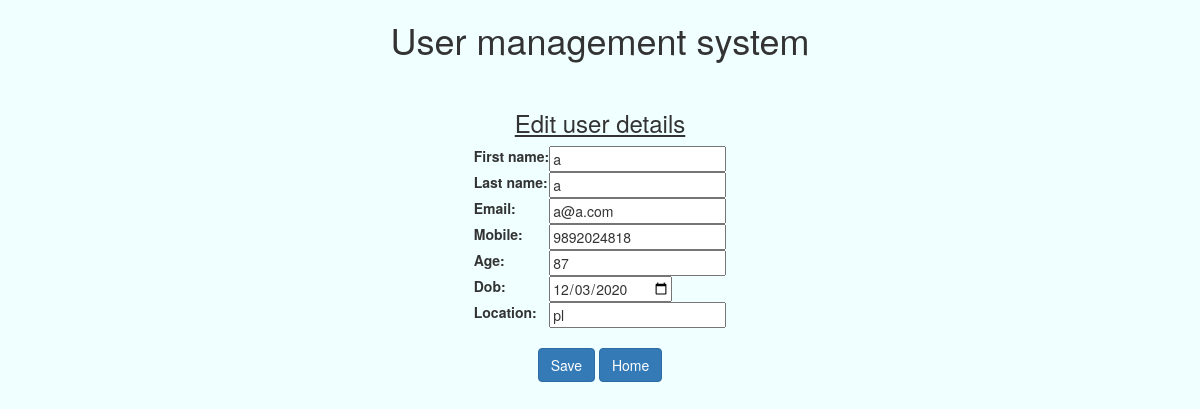
The page /user_edit/43/ (signed in) on the database as committed earlier.
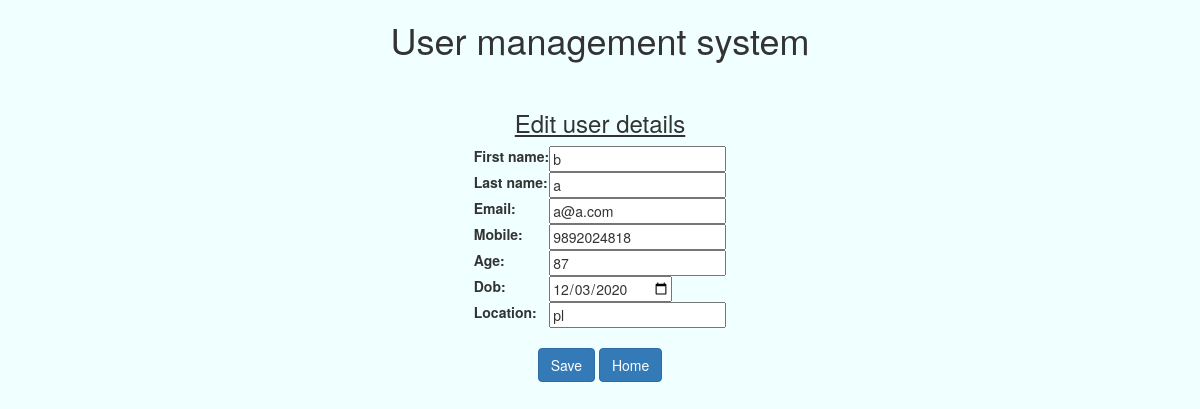
The same page on the database as committed later.
### pricebabaapp/models.py (models this page shows, shortened)
class Pricebaba(models.Model):
	first_name = models.CharField(max_length=100, null=False);
	last_name = models.CharField(max_length=100, null=False);
	email = models.EmailField(max_length = 254);
	mobile = models.IntegerField(validators=[MinValueValidator(7000000000), MaxValueValidator(9999999999)], null=False);
	age = models.IntegerField(max_length=100, null=False);
	dob =  models.DateField();
	location = models.CharField(max_length=100, null=False);
	created_by = models.ForeignKey(User, on_delete=models.CASCADE, default='1')

### pricebabaapp/decorators.py (the view)
	def wrap(request, *args, **kwargs):
		entry = Pricebaba.objects.get(pk=kwargs['id'])
		if entry.created_by == request.user:
			return function(request, *args, **kwargs)
		else:
			raise PermissionDenied

### pricebabaapp/forms.py
class Pricebabaf(forms.ModelForm):
	class Meta:
		model = Pricebaba
		fields=[
			'first_name',
			'last_name',
			'email',
			'mobile',
			'age',
			'dob',
	 		'location'
		]
		widgets = {
            'dob': DateInput(),
        }

### pricebabaapp/views.py (called while the page is built)
@login_required
@user_is_entry_author
def edit_view(request, id, **kwargs):
    entry = Pricebaba.objects.get(pk=id)
    form=Pricebabaf(request.POST or None, request.FILES or None, instance=entry)
    if form.is_valid():
    	form.save()
    	messages.info(request, "User details changed successfully!")
    	form=Pricebabaf()
    context={
    	'user_form':form
    }
    return render(request, "edit.html", context)

### pricebabaapp/templates/edit.html (shortened to what this page needs)
{% extends 'base.html' %}
{% block content %}
<h3 align="center"><u>Edit user details</u></h3>
<form method="POST"> {% csrf_token %}
<table align="center">
{{ user_form }}
</table> <br>
<p align="center">
<input type='submit' value='Save' button type="button" class="btn btn-primary">
<a href="/"><button type="button" class="btn btn-primary">Home</button></a>
</p>
</form>
{% endblock %}

Rows that differ between the two databases and show on the page:
changed Pricebaba "a@a.com": first_name "a" → "b"
